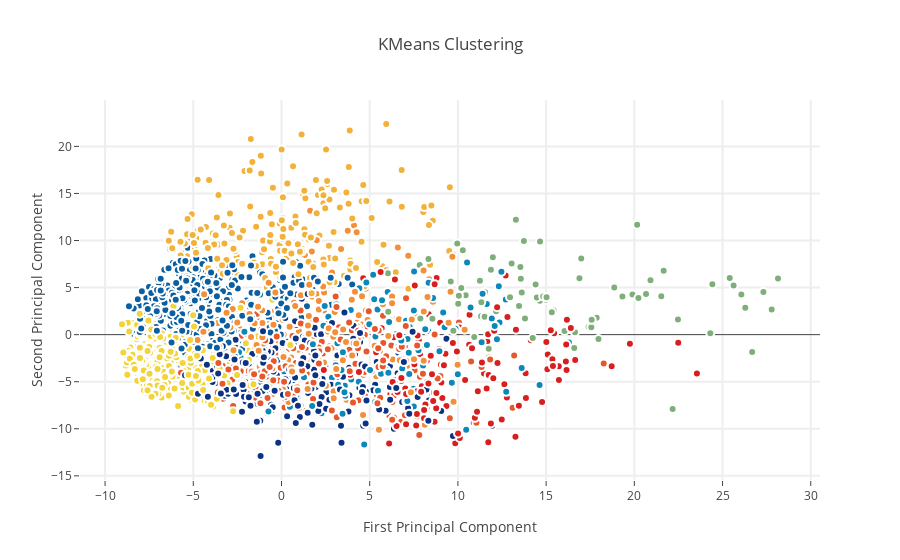

Notebook source saved alongside this figure:
### Markdown cell above
### K-Means Clustering to identify possible classes

Imagine just for a moment that we were not provided with the class labels to this digit set because after all PCA is an unsupervised method. Therefore how would we be able to separate out our data points in the new feature space? We can apply a clustering algorithm on our new PCA projection data and hopefully arrive at distinct clusters which would tell us something about the underlying class separation in the data. 

To start off, we set up a KMeans clustering method with Sklearn's *KMeans* call and use the *fit_predict* method to compute cluster centers and predict cluster indices for the first and second PCA projections (to see if we can observe any appreciable clusters).

### Code cell
from sklearn.cluster import KMeans # KMeans clustering 
# Set a KMeans clustering with 9 components ( 9 chosen sneakily ;) as hopefully we get back our 9 class labels)
kmeans = KMeans(n_clusters=9)
# Compute cluster centers and predict cluster indices
X_clustered = kmeans.fit_predict(X_5d)

trace_Kmeans = go.Scatter(x=X_5d[:, 0], y= X_5d[:, 1], mode="markers",
                    showlegend=False,
                    marker=dict(
                            size=8,
                            color = X_clustered,
                            colorscale = 'Portland',
                            showscale=False, 
                            line = dict(
            width = 2,
            color = 'rgb(255, 255, 255)'
        )
                   ))

layout = go.Layout(
    title= 'KMeans Clustering',
    hovermode= 'closest',
    xaxis= dict(
         title= 'First Principal Component',
        ticklen= 5,
        zeroline= False,
        gridwidth= 2,
    ),
    yaxis=dict(
        title= 'Second Principal Component',
        ticklen= 5,
        gridwidth= 2,
    ),
    showlegend= True
)

data = [trace_Kmeans]
fig1 = dict(data=data, layout= layout)
# fig1.append_trace(contour_list)
py.iplot(fig1, filename="svm")

### Figure 1 — Plotly figure (JSON) as saved in the notebook; plotly's stock layout.template omitted (floating-point values rounded to 4 significant figures; data arrays with more than 128 entries replaced by an {"elided": "..."} marker saying what was removed)
{"data": [{"marker": {"color": {"elided": "2000 int values"}, "colorscale": "Portland", "line": {"color": "rgb(255, 255, 255)", "width": 2}, "showscale": false, "size": 8}, "mode": "markers", "showlegend": false, "type": "scatter", "x": {"elided": "2000 float values"}, "y": {"elided": "2000 float values"}}], "layout": {"hovermode": "closest", "showlegend": true, "title": "KMeans Clustering", "xaxis": {"gridwidth": 2, "ticklen": 5, "title": "First Principal Component", "zeroline": false}, "yaxis": {"gridwidth": 2, "ticklen": 5, "title": "Second Principal Component"}}}
